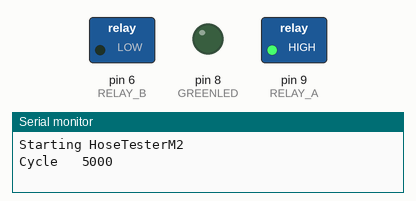
This sketch was run on a simulated Arduino Uno, built with avr-gcc and run on an emulated ATmega328P. Shown: switched loads named in the sketch (green lamp = pin HIGH), output pins drawn as LEDs (lit = HIGH), the last lines printed to the serial monitor. Random numbers use the default seed unless the sketch sets one.

Above: at 0.1 s.
At 16.4 s:
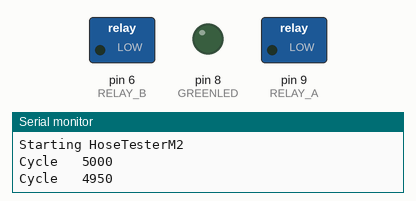
At 39.1 s:
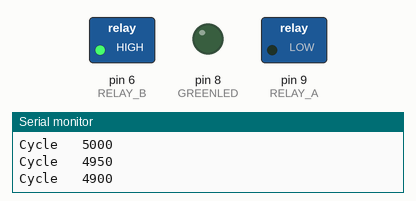
Timing chart, 0 to 40.0 s (numbered marks = the images above):
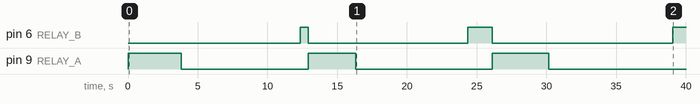

The sketch:

HoseTesterM2_RelayDemo.ino
```cpp
// HoseTester M2
/* Pin definitions */

#define GREENLED  8
#define RELAY_B   6
#define RELAY_A   9   //PWM capable
#define DLHRB_CS  D10
#define DLHRB_EOC D11
#define DLHRA_CS  D12
#define DLHRA_EOC D13

void setup() {
  Serial.begin(9600);
 while(!Serial) delay(100);
  Serial.println("Starting HoseTesterM2");

  pinMode(RELAY_A,OUTPUT);
  pinMode(RELAY_B,OUTPUT);
  pinMode(GREENLED,OUTPUT);
  digitalWrite(RELAY_A,LOW);
  digitalWrite(RELAY_B,LOW);
}

void loop() {
  static int32_t maxtime = 5000;
  if(maxtime < 500) maxtime = 5000;
  Serial.print("Cycle   ");
  Serial.print(maxtime);
  Serial.println();
  digitalWrite(RELAY_A,HIGH);
  delay(random(500,maxtime));
  digitalWrite(RELAY_A,LOW);
  delay(random(100,maxtime*2));
  digitalWrite(RELAY_B,HIGH);
  delay(random(100,maxtime*0.5));
  digitalWrite(RELAY_B,LOW);
  maxtime = maxtime*0.99;
}
```

Measured:
- by itself, pin 6 (RELAY_B): goes HIGH 0.57 s, LOW 11.4 s, HIGH 1.7 s, LOW 12.9 s, then HIGH
- by itself, pin 9 (RELAY_A): goes HIGH 3.8 s, LOW 9.1 s, HIGH 3.4 s, LOW 9.8 s, HIGH 4.0 s, then LOW
